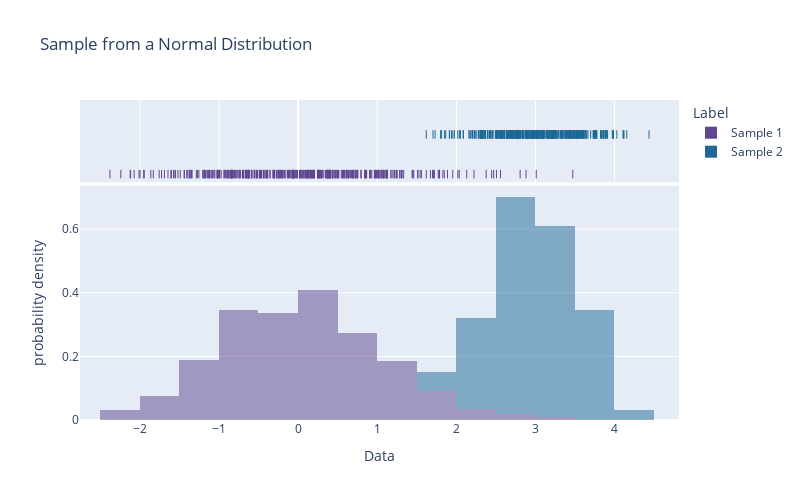

Notebook source saved alongside this figure:
### Code cell
fig = px.histogram(df, x='Data',
                   color='Label',
                   marginal="rug",
                #    barmode="overlay",
                   opacity=0.5,
                   color_discrete_sequence=px.colors.qualitative.Prism,
                   nbins=25,
                   histnorm='probability density',
                   height = 500, width = 800,
                   title='Sample from a Normal Distribution')
fig.show()

### Figure 1 — Plotly figure (JSON) as saved in the notebook; plotly's stock layout.template omitted (floating-point values rounded to 4 significant figures; data arrays with more than 128 entries replaced by an {"elided": "..."} marker saying what was removed)
{"data": [{"alignmentgroup": "True", "bingroup": "x", "histnorm": "probability density", "hovertemplate": "Label=Sample 1<br>Data=%{x}<br>probability density=%{y}<extra></extra>", "legendgroup": "Sample 1", "marker": {"color": "rgb(95, 70, 144)", "opacity": 0.5, "pattern": {"shape": ""}}, "name": "Sample 1", "nbinsx": 25, "offsetgroup": "Sample 1", "orientation": "v", "showlegend": true, "type": "histogram", "x": {"elided": "400 float values"}, "xaxis": "x", "yaxis": "y"}, {"alignmentgroup": "True", "boxpoints": "all", "fillcolor": "rgba(255,255,255,0)", "hoveron": "points", "hovertemplate": "Label=Sample 1<br>Data=%{x}<extra></extra>", "jitter": 0, "legendgroup": "Sample 1", "line": {"color": "rgba(255,255,255,0)"}, "marker": {"color": "rgb(95, 70, 144)", "symbol": "line-ns-open"}, "name": "Sample 1", "offsetgroup": "Sample 1", "showlegend": false, "type": "box", "x": {"elided": "400 float values"}, "xaxis": "x2", "yaxis": "y2"}, {"alignmentgroup": "True", "bingroup": "x", "histnorm": "probability density", "hovertemplate": "Label=Sample 2<br>Data=%{x}<br>probability density=%{y}<extra></extra>", "legendgroup": "Sample 2", "marker": {"color": "rgb(29, 105, 150)", "opacity": 0.5, "pattern": {"shape": ""}}, "name": "Sample 2", "nbinsx": 25, "offsetgroup": "Sample 2", "orientation": "v", "showlegend": true, "type": "histogram", "x": {"elided": "400 float values"}, "xaxis": "x", "yaxis": "y"}, {"alignmentgroup": "True", "boxpoints": "all", "fillcolor": "rgba(255,255,255,0)", "hoveron": "points", "hovertemplate": "Label=Sample 2<br>Data=%{x}<extra></extra>", "jitter": 0, "legendgroup": "Sample 2", "line": {"color": "rgba(255,255,255,0)"}, "marker": {"color": "rgb(29, 105, 150)", "symbol": "line-ns-open"}, "name": "Sample 2", "offsetgroup": "Sample 2", "showlegend": false, "type": "box", "x": {"elided": "400 float values"}, "xaxis": "x2", "yaxis": "y2"}], "layout": {"barmode": "relative", "height": 500, "legend": {"title": {"text": "Label"}, "tracegroupgap": 0}, "title": {"text": "Sample from a Normal Distribution"}, "width": 800, "xaxis": {"anchor": "y", "domain": [0, 1], "title": {"text": "Data"}}, "xaxis2": {"anchor": "y2", "domain": [0, 1], "matches": "x", "showgrid": true, "showticklabels": false}, "yaxis": {"anchor": "x", "domain": [0, 0.7326], "title": {"text": "probability density"}}, "yaxis2": {"anchor": "x2", "domain": [0.7426, 1], "matches": "y2", "showgrid": false, "showline": false, "showticklabels": false, "ticks": ""}}}
